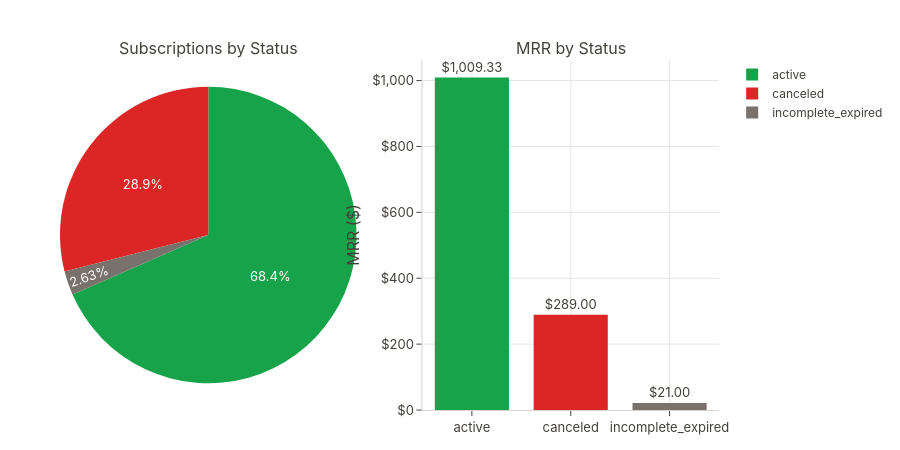

The cell this chart's notebook holds for it:
### Code cell
reports.mrr.plot_stripe_status_breakdown(status_df)

### Figure 1 — Plotly figure (JSON) as saved in the notebook; plotly's stock layout.template omitted (floating-point values rounded to 4 significant figures)
{"data": [{"domain": {"x": [0, 0.45], "y": [0, 1]}, "labels": ["active", "canceled", "incomplete_expired"], "marker": {"colors": ["#16A34A", "#DC2626", "#78716C"]}, "type": "pie", "values": [26, 11, 1]}, {"marker": {"color": ["#16A34A", "#DC2626", "#78716C"]}, "showlegend": false, "text": ["$1,009.33", "$289.00", "$21.00"], "textposition": "outside", "type": "bar", "x": ["active", "canceled", "incomplete_expired"], "xaxis": "x", "y": [1009.0, 289.0, 21.0], "yaxis": "y"}], "layout": {"annotations": [{"font": {"size": 16}, "showarrow": false, "text": "Subscriptions by Status", "x": 0.225, "xanchor": "center", "xref": "paper", "y": 1, "yanchor": "bottom", "yref": "paper"}, {"font": {"size": 16}, "showarrow": false, "text": "MRR by Status", "x": 0.775, "xanchor": "center", "xref": "paper", "y": 1, "yanchor": "bottom", "yref": "paper"}], "height": 450, "xaxis": {"anchor": "y", "domain": [0.55, 1]}, "yaxis": {"anchor": "x", "domain": [0, 1], "tickformat": ",", "tickprefix": "$", "title": {"text": "MRR ($)"}}}}
